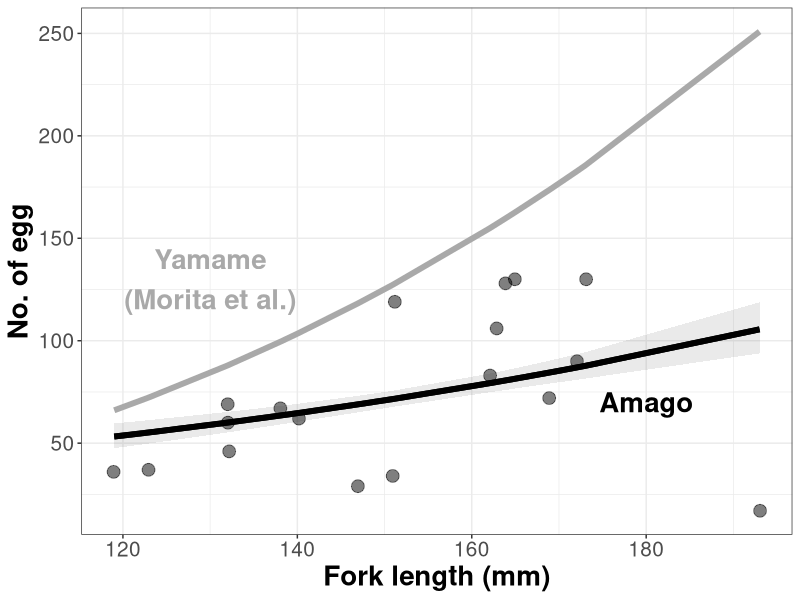
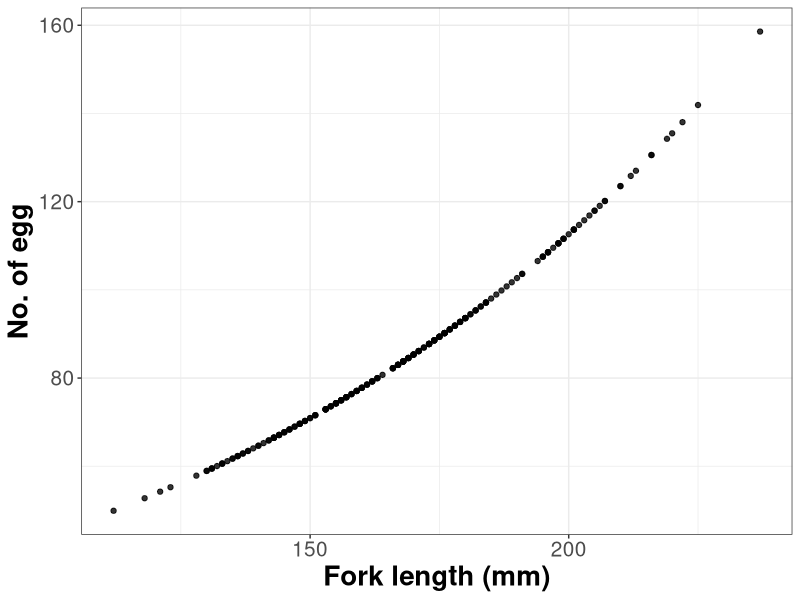

Write R code to recreate these figures, in order.
## ---- chunk 1
knitr::opts_chunk$set(echo = TRUE)
## ---- chunk 2
# load package
library("dplyr")
library("tidyverse")
library(lme4)
library(ggeffects)
require(openxlsx)
library(ggplot2)

# plot setting
theme_set(
  theme_bw() +
    theme(title = element_text(size=20, family="sans", face="bold"),
          axis.title = element_text(size=20, family="sans", face="bold"),
          axis.text = element_text(size=15, family="sans"),
          legend.title = element_text(size = 15, family="sans", face="bold"),
          legend.text = element_text(size = 15, family="sans"),
          legend.position = 'right')
  )

## ---- chunk 3
# read raw data
d0 <- read.csv("input_data/WRFS_Sato_2010_fishdata.csv")

d1 <- d0 %>% 
  dplyr::select(id,timing,treatment,fl,w,egg,noegg) %>% 
  filter(noegg > 0)

model <- glm(data = d1, noegg ~ fl, family = poisson(link="log"))
summary(model)

# formula 
## masou ishikawae
a1 = model$coefficients["(Intercept)"]
b1 = model$coefficients["fl"]

noegg_fl_1 <- function(x){
  y = exp(a1 + b1*x)
}

## masou masou
### The Ocean Ecology of Pacific Salmon and Trout, Chapter 6, Morita
a2 = -9.00
b2 = 2.76

noegg_fl_2 <- function(x){
  y = exp(a2 + b2*log(x))
}

# prediction
preds <- ggpredict(model, terms = c("fl[all]"), ci_level = 0.95)

preds <- tibble(
  fl = as.numeric(preds$x),
  predicted = preds$predicted,
  conf.low = preds$conf.low,
  conf.high = preds$conf.high,
  y1 = noegg_fl_1(preds$x),
  y2 = noegg_fl_2(preds$x)
)

# plot
g <- 
  ggplot(NULL) +
  geom_jitter(data = d1, aes(x = fl, y = noegg), 
              size = 4, height=0, width = 0.2, alpha=0.5) +
  # prediction
  geom_ribbon(data = preds, aes(x = fl, y = predicted,
                                ymin = conf.low, ymax = conf.high),
              alpha=0.1) +
  geom_line(data = preds, aes(x = fl, y = predicted), linewidth = 2) +

  # calculated value by two formulas
  geom_line(data = preds, aes(x = fl, y = y1), linewidth = 2, color = "black") +
  geom_line(data = preds, aes(x = fl, y = y2), linewidth = 2, color = "darkgray") +
  annotate("text", x=130, y=130, color = "darkgray", size = 7, fontface="bold",
           label="Yamame\n(Morita et al.)") +
  annotate("text", x=180, y=70, color = "black", size = 7, fontface="bold",
           label="Amago") +
  labs(x = "Fork length (mm)", y = "No. of egg")
g
## ---- chunk 4
# read raw data
data1 <- read.csv("./input_data/rawdata_filtered.csv")
data2 <- read.xlsx("input_data/WRFS_Data_241127.xlsx")
gc <- read.csv("./output/k3_data.csv")

# filtering
d1 <- data1 %>% 
  left_join(gc, by="id") %>% 
  filter(year == cohort,
         newsection == "C1" | newsection == "C2" | newsection == "C3" 
         | newsection == "E1" | newsection == "E2" | newsection == "E3" | newsection == "Einter" 
         | newsection == "L1" | newsection == "L2" | newsection == "L3") %>% 
  distinct(id, year, .keep_all = TRUE)

# number of 0+ in June
age0jun <- count(d1, year, cohort)

# filtering
d2 <- data2 %>% 
  # dplyr::select(id,year,month,fl,matureall,maturesex) %>% 
  filter(newsection == "C1" | newsection == "C2" | newsection == "C3" 
         | newsection == "E1" | newsection == "E2" | newsection == "E3" | newsection == "Einter" 
         | newsection == "L1" | newsection == "L2" | newsection == "L3",
         matureall == "1",
         maturesex == "female") %>% 
  filter(!grepl("\\?", fl)) %>% 
  mutate(fl = as.numeric(fl))

# number of mature-female in Oct
mat_fem <- count(d2, year)

# Formula: relationship between fork length and egg number
d2 <- d2 %>% 
  mutate(egg_num = noegg_fl_1(d2$fl))

# plot
g <- ggplot(d2,aes(x=fl, y=egg_num)) +
  geom_point(alpha=0.8) + 
  xlab("Fork length (mm)") +
  ylab("No. of egg")
g

# summarize egg number
sum_egg <- d2 %>% 
  group_by(year) %>% 
  summarise(sum = sum(egg_num)) %>% 
  mutate(year = as.numeric(year) + 1) %>% 
  left_join(age0jun, by = "year") %>% 
  mutate(h0 = n / sum) %>% 
  filter(year < 2024)

# calculate mean egg survival rate
h0 <- mean(sum_egg$h0)
h0
## ---- chunk 5

treat_list <- c("control","early","late")

# read cjs data
data3 <- read.csv("./output/phi_age0_2016cohort_GC3.csv")

h_df <- tibble(
  estimate = c(),
  sd = c(),
  growth = c(),
  treatment = c()
)

for (treat in treat_list) {
  # p: proportion of growth cluster for 2016 cohort
  p_gc <- d1 %>% 
    filter(cohort == 2016,
           treatment == treat) %>% 
    count(ocluster_rename)
  p_gc <- p_gc$n / sum(p_gc$n)
  
  # s: survival rate June to Oct.
  # filtering
  d3 <- data3 %>% 
    filter(treatment == treat)
  
  # calculate h1 - h4
  h1 = d3$mean[1]*h0*p_gc[1]
  h2 = d3$mean[2]*h0*p_gc[2]
  h3 = d3$mean[3]*h0*(1-p_gc[1]-p_gc[2])
  # make data frame
  h_df_sub <- tibble(
    growth = c(1,2,3),
    parameter = paste0("h",growth),
    estimate = c(h1,h2,h3),
    sd = c(0,0,0),
    treatment = c(treat,treat,treat),
  )
  h_df <- rbind(h_df,h_df_sub)
}

h_df
## ---- chunk 6
# read data
d0 <- read.csv("./input_data/rawdata_filtered.csv")
gc <- read.csv("./output/k3_data.csv")

d1 <- d0 %>% 
  left_join(gc, by="id") %>% 
  mutate(growth_cluster = case_when(ocluster_rename == 1 ~ '1',
                                    ocluster_rename == 2 ~ '2',
                                    ocluster_rename == 3 ~ '3',
                                    TRUE ~ "nd"),
         fl = as.numeric(fl),
         age = year - cohort) %>% 
  filter(!grepl("\\?", fl),
         fl != "nd",
         growth_cluster != "nd",
         treatment == 'control' | treatment == 'early' | treatment == 'late',
         month == 9 | month == 10 | month == 11,
         matureall == 1,
         age != 0, age != 4,
         sex == "female" | sex == "female?")

# check data
count(d1, age, growth_cluster)

# age-3
d2 <- d0 %>% 
  left_join(gc, by="id") %>% 
  mutate(fl = as.numeric(fl),
         age = year - cohort) %>% 
  filter(!grepl("\\?", fl),
         fl != "nd",
         treatment == 'control' | treatment == 'early' | treatment == 'late',
         month == 9 | month == 10 | month == 11,
         matureall == 1,
         age != 0, age != 4,
         sex == "female" | sex == "female?")

# summarize fork length and egg number for growth cluster
# sex ratio = 1:1 in eggs
# eggs(female) = total eggs / 2
# age-1 and age-2
gc_egg1 <- d1 %>%
  filter(age == 1 | age == 2) %>% 
  mutate(egg_num = noegg_fl_1(fl)/2) %>% 
  group_by(age, growth_cluster) %>% 
  summarise(mean = mean(egg_num),
            sd = sd(egg_num),
            n = n(),
            .groups = "drop") %>% 
  mutate(id = paste0("f", as.character(age), as.character(growth_cluster)))
# age-3
gc_egg2 <- d2 %>%
  filter(age == 3) %>% 
  mutate(egg_num = noegg_fl_1(fl)/2) %>% 
  group_by(age) %>% 
  summarise(mean = mean(egg_num),
            sd = sd(egg_num),
            n = n(),
            .groups = "drop") %>% 
  mutate(id = paste0("f", as.character(age)))

# make data frame
f_df1 <- tibble(
  growth = gc_egg1$growth_cluster,
  parameter = gc_egg1$id,
  estimate = gc_egg1$mean,
  sd = gc_egg1$sd,
  treatment = "control"
)
f_df2 <- tibble(
  growth = "non",
  parameter = gc_egg2$id,
  estimate = gc_egg2$mean,
  sd = gc_egg2$sd,
  treatment = "control"
)
f_df <- rbind(f_df1,f_df2)
f_df
## ---- chunk 7

treat_list <- c("control","early","late")

# read data
d1<- read.csv("./output/phi_age0_1_oct_2016cohort_GC3.csv")
d2<- read.csv("./output/phi_age1_2_oct_2016cohort_GC3.csv")
d3<- read.csv("./output/phi_age2_3_age2mature.csv")

u_df <- tibble(
  growth = c(),
  parameter = c(),
  estimate = c(),
  sd = c(),
  treatment = c()
)

for (treat in treat_list) {
  # age 0 to 1
  phi_age01 <- d1 %>%
    filter(treatment == treat) %>%
    group_by(CL) %>%
    summarise(mean = mean,
              sd = sd,
              .groups = "drop") %>%
    mutate(growth = as.character(CL),
           id = paste0("u0", growth))
  # age 1 to 2
  phi_age12 <- d2 %>% 
    filter(treatment == treat,
           age1_mature == 0) %>% 
    group_by(CL) %>% 
    summarise(mean = mean,
              sd = sd,
              .groups = "drop") %>% 
    mutate(growth = as.character(CL),
           id = paste0("u1", growth))
  # age 2 to 3
  phi_age23 <- d3 %>% 
    filter(age == 3,
           age2_maturity == 0) %>% 
    group_by(age) %>% 
    mutate(value = mean) %>% 
    summarise(mean = mean(value),
              sd = sd(value),
              n = n(),
              .groups = "drop") %>% 
    mutate(growth = "non",
           id = "u2")
  
  u_df_sub <- tibble(
    growth = c(phi_age01$growth, phi_age12$growth, phi_age23$growth),
    parameter = c(phi_age01$id, phi_age12$id, phi_age23$id),
    estimate = c(phi_age01$mean, phi_age12$mean, phi_age23$mean),
    sd = c(phi_age01$sd, phi_age12$sd, phi_age23$sd),
    treatment = treat
  )
  u_df <- rbind(u_df,u_df_sub)
}
u_df
## ---- chunk 8

treat_list <- c("control","early","late")

# read data
d2 <- read.csv("./output/phi_age1_2_oct_2016cohort_GC3.csv")
d3 <- read.csv("./output/phi_age2_3_age2mature.csv")

v_df <- tibble(
  parameter = c(),
  estimate = c(),
  sd = c(),
  treatment = c()
)

for (treat in treat_list) {
  # age 1 to 2
  phi_age12 <- d2 %>% 
    filter(treatment == treat,
           age1_mature == 1) %>% 
    group_by(CL) %>% 
    summarise(mean = mean,
              sd = sd,
              .groups = "drop") %>% 
    mutate(growth = as.character(CL),
           id = paste0("v1", growth))
  # age 2 to 3
  phi_age23 <- d3 %>% 
    filter(age == 3,
           age2_maturity == 1) %>% 
    group_by(age) %>% 
    mutate(value = mean) %>% 
    summarise(mean = mean(value),
              sd = sd(value),
              n = n(),
              .groups = "drop") %>% 
    mutate(growth = "non",
           id = "v2")
  
  v_df_sub <- tibble(
    growth = c(phi_age12$growth, phi_age23$growth),
    parameter = c(phi_age12$id, phi_age23$id),
    estimate = c(phi_age12$mean, phi_age23$mean),
    sd = c(phi_age12$sd, phi_age23$sd),
    treatment = treat
  )
  v_df <- rbind(v_df,v_df_sub)
}
v_df
## ---- chunk 9

treat_list <- c("control","early","late")

# age-1 maturity
## read data
d1 <- read.csv("./output/predict_prob_age1maturity_GC3.csv")

m_df <- tibble(
  growth = c(),
  parameter = c(),
  estimate = c(),
  sd = c(),
  treatment = c()
)

# control
dsub <- d1 %>% 
  filter(treatment == "control")
m_df_sub <- tibble(
  growth = dsub$growth_cluster,
  parameter = paste0("m0",growth),
  estimate = dsub$predicted,
  sd = dsub$sd,
  treatment = "control"
)
m_df <- rbind(m_df,m_df_sub)
# early
dsub <- d1 %>% 
  filter(treatment == "early")
m_df_sub <- tibble(
  growth = dsub$growth_cluster,
  parameter = paste0("m0",growth),
  estimate = dsub$predicted,
  sd = dsub$sd,
  treatment = "early"
)
m_df <- rbind(m_df,m_df_sub)
# late
dsub <- d1 %>% 
  filter(treatment == "late")
m_df_sub <- tibble(
  growth = dsub$growth_cluster,
  parameter = paste0("m0",growth),
  estimate = dsub$predicted,
  sd = dsub$sd,
  treatment = "late"
)
m_df <- rbind(m_df,m_df_sub)

# age-2 maturity
## read data
d1 <- read.csv("./output/predict_prob_age2maturity_GC3.csv")

# control
dsub <- d1 %>% 
  filter(treatment == "control")
m_df_sub <- tibble(
  growth = dsub$growth_cluster,
  parameter = paste0("m1",growth),
  estimate = dsub$predicted,
  sd = dsub$sd,
  treatment = "control"
)
m_df <- rbind(m_df,m_df_sub)
# early
dsub <- d1 %>% 
  filter(treatment == "early")
m_df_sub <- tibble(
  growth = dsub$growth_cluster,
  parameter = paste0("m1",growth),
  estimate = dsub$predicted,
  sd = dsub$sd,
  treatment = "early"
)
m_df <- rbind(m_df,m_df_sub)
# late
dsub <- d1 %>% 
  filter(treatment == "late")
m_df_sub <- tibble(
  growth = dsub$growth_cluster,
  parameter = paste0("m1",growth),
  estimate = dsub$predicted,
  sd = dsub$sd,
  treatment = "late"
)
m_df <- rbind(m_df,m_df_sub)

# age-3 maturity
## Age 3 maturation = 1.0

m_df_sub <- tibble(
  growth = "non",
  parameter = "m2",
  estimate = 1,
  sd = 0,
  treatment = c("control","early","late")
)
m_df <- rbind(m_df,m_df_sub)
m_df
## ---- chunk 10
# h (hatching): 3
# f (fertility): 7
# u (juvenile to juvenile survival): 7
# v (adult to adult survival): 4
# m (maturation): 6

para <- rbind(h_df,f_df,u_df,v_df,m_df)

para_c <- para %>% 
  filter(treatment == "control") %>% 
  dplyr::select(parameter,estimate,sd) %>% 
  rename(estimate_control = estimate,
         sd_control = sd)
para_e <- para %>% 
  filter(treatment == "early") %>% 
  dplyr::select(parameter,estimate,sd) %>% 
  rename(estimate_early = estimate,
         sd_early = sd)
para_l<- para %>% 
  filter(treatment == "late") %>% 
  dplyr::select(parameter,estimate,sd) %>% 
  rename(estimate_late = estimate,
         sd_late = sd)

# make new parameter data frame
para_list <- tibble(
  parameter = c(
    "h1","h2","h3",
    "f11","f12","f13","f21","f22","f23","f3",
    "u01","u02","u03","u11","u12","u13","u2",
    "v11","v12","v13","v2",
    "m01","m02","m03","m11","m12","m13","m2"
    )) %>% 
  left_join(para_c, by = "parameter") %>% 
  left_join(para_e, by = "parameter") %>% 
  left_join(para_l, by = "parameter")

# NA to "-"
para_list2 <- para_list %>% mutate_all(as.character)
para_list2[is.na(para_list2)] <- "-"
para_list2

# out to csv
write.csv(para_list2, "./output/parameters_for_matrix_population_model_with_3GC.csv")
